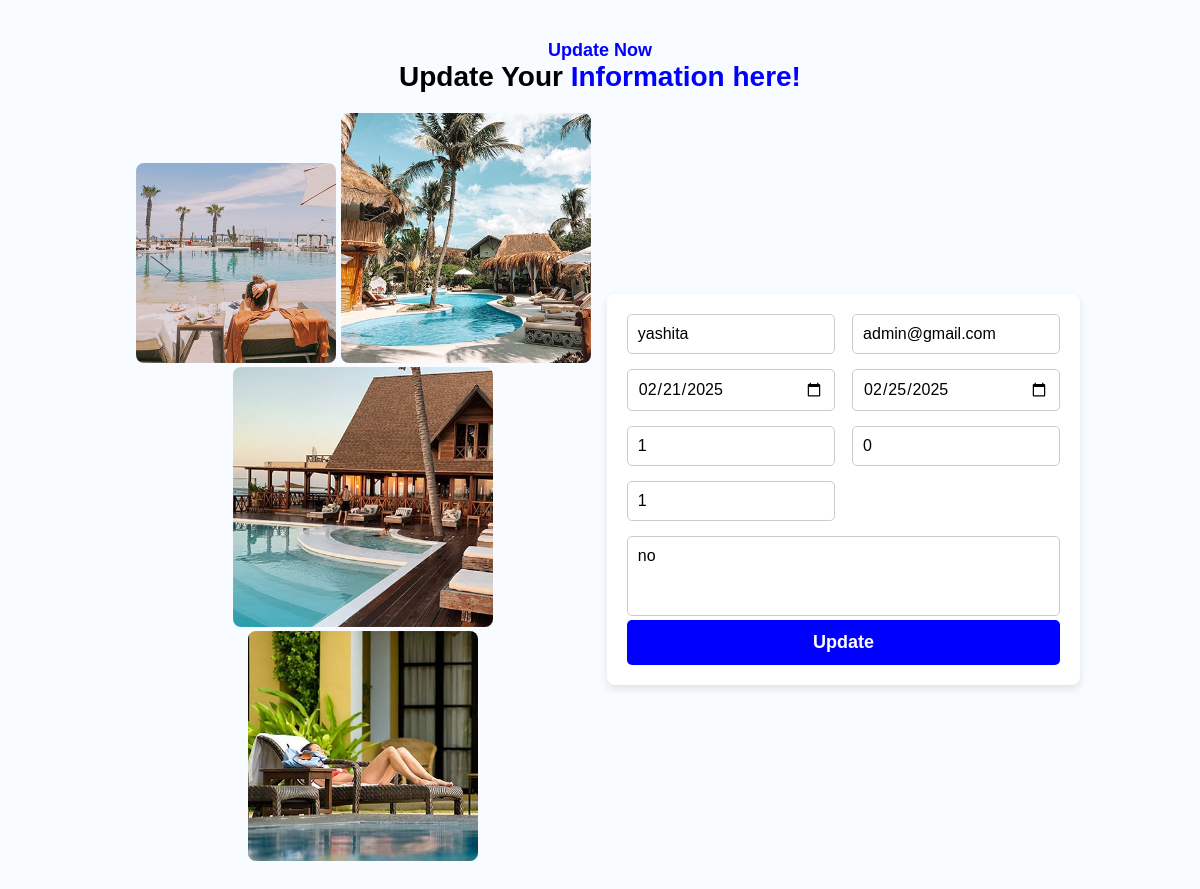
Page /update/4 (signed in) on the committed database.
### app.py (models this page shows)
class Booking(db.Model):
    _tablename_ = "booking"
    id = db.Column(db.Integer, primary_key=True)
    name = db.Column(db.String(100))
    user_email = db.Column(db.String(200))
    user_checkin= db.Column(db.Date)
    user_checkout = db.Column(db.Date)
    user_adult = db.Column(db.Integer)
    user_child = db.Column(db.Integer)
    user_room = db.Column(db.Integer)
    user_request = db.Column(db.String(100))

### app.py (the view, shortened to what this page needs)
@app.route("/update/<int:booking_id>", methods=["GET", "POST"])
@login_required
def update_booking(booking_id):
    booking = db.session.get(Booking, booking_id)
    return render_template("updateForm.html", data=booking)

### app.py (called while the page is built)
@login_manager.user_loader
def load_user(user_id):
    return db.session.get(User, int(user_id))

### templates/updateForm.html (shortened to what this page needs)
<!DOCTYPE html>
<html lang="en">
<head>
</head>
<body>
    <section class="booking-section">
        <h3 class="booking-title"><span>Update Now</span></h3>
        <h2 class="booking-subtitle">Update Your <span class="highlight">Information here!</span></h2>
        <div class="booking-container">
            <div class="booking-images">
                <div>
                    <img src="/static/images/about-1.jpg" alt="Luxury Pool" style="height: 200px; width: 200px;">
                    <img src="/static/images/about-2.jpg" alt="Beach View" style="height: 250px; width: 250px;">
                </div>
                <img src="/static/images/about-3.jpg" alt="Resort Stay" style="height: 260px; width: 260px;">
                <img src="/static/images/about-4.jpg" alt="Relaxing Spot" style="height: 230px; width: 230px;">
            </div>
            <div class="booking-form">
                <form method="POST" action="{{ url_for('update_booking', booking_id=data.id) }}">
                    <div class="form-group">
                        <input type="text" placeholder="Your Name" name="name" value="{{ data.name }}" required>
                        <input type="email" placeholder="Your Email" name="user_email" value="{{ data.user_email }}" required>
                    </div>
                    <div class="form-group">
                        <input type="date" name="user_checkin" value="{{ data.user_checkin }}" required>
                        <input type="date" name="user_checkout" value="{{ data.user_checkout }}" required>
                    </div>
                    <div class="form-group">
                        <input type="number" placeholder="Adult" name="user_adult" value="{{ data.user_adult }}" required>
                        <input type="number" placeholder="Child" name="user_child" value="{{ data.user_child }}" required>
                    </div>
                    <div class="form-group">
                        <input type="number" placeholder="Room" name="user_room" value="{{ data.user_room }}" required>
                    </div>
                    <textarea placeholder="Special Request" name="user_request">{{ data.user_request }}</textarea>
                    <button type="submit" class="btn-book">Update</button>
                </form>
            </div>
        </div>
    </section>
</body>
</html>

### templates/updateForm.html (style rules this page uses)
* { margin: 0; padding: 0; box-sizing: border-box; font-family: Arial, sans-serif; }
body { background-color: #f8fbff; }
.booking-section { text-align: center; padding: 40px 10%; }
.booking-title span { color: blue; font-weight: bold; font-size: 18px; display: block; }
.booking-subtitle { font-size: 28px; font-weight: bold; margin-bottom: 20px; }
.booking-subtitle .highlight { color: blue; }
.booking-container { display: flex; align-items: center; justify-content: space-between; }
.booking-images img { border-radius: 8px; opacity: 0; transform: scale(0.8); animation: popOut 0.6s ease-out forwards; }
.booking-images img:nth-child(1) { animation-delay: 0.2s; }
.booking-images img:nth-child(2) { animation-delay: 0.4s; }
.booking-images img:nth-child(3) { animation-delay: 0.6s; }
.booking-form { width: 50%; background: white; padding: 20px; border-radius: 8px; box-shadow: 0px 4px 8px rgba(0, 0, 0, 0.1); }
.form-group { display: flex; justify-content: space-between; margin-bottom: 15px; }
.form-group input, .form-group select, textarea { width: 48%; padding: 10px; border: 1px solid #ccc; border-radius: 5px; font-size: 16px; }
textarea { width: 100%; height: 80px; resize: none; }
.btn-book { width: 100%; padding: 12px; background-color: blue; border: none; color: white; font-size: 18px; font-weight: bold; border-radius: 5px; cursor: pointer; }

### rows in the picture
Booking: name "yashita", user_email "admin@gmail.com", user_checkin "02/21/2025", user_checkout "02/25/2025", user_adult "1", user_child "0", user_room "1", user_request "no"
